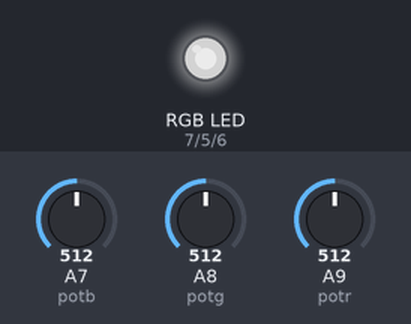
The sketch below on a simulated Arduino Mega 2560, built with avr-gcc and run on an emulated ATmega2560. Shown: an RGB LED mixed from three pins (HIGH = lit). Inputs (shaded band) come from the test bench; at power-on: A7 (potb) = 512, A8 (potg) = 512, A9 (potr) = 512. Dim RGB values are drawn brighter than linear.

Above: at 1.2 s.
1.3 s: A7 (potb) set to 716
At 1.9 s:
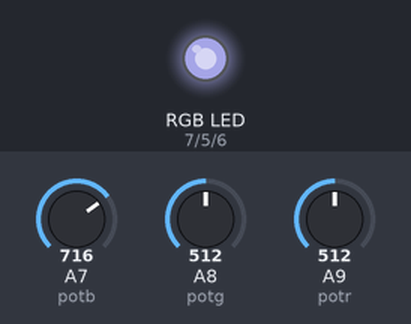
2.8 s: A8 (potg) set to 716
At 4.0 s:
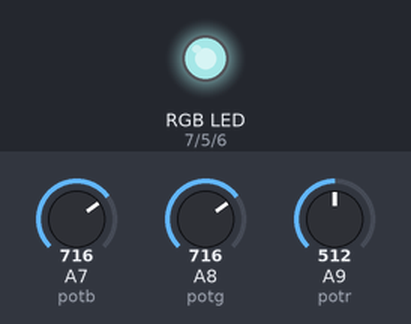
4.3 s: A9 (potr) set to 716
At 5.4 s:
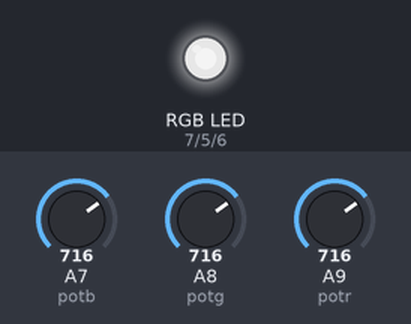
5.8 s: A7 (potb) set to 900
At 6.5 s:
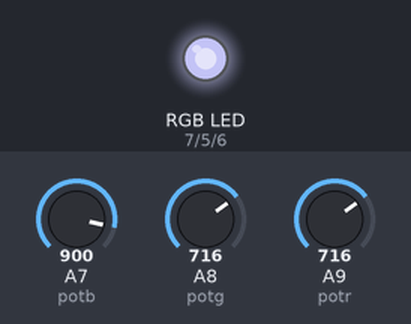
7.3 s: A8 (potg) set to 900
At 7.7 s:
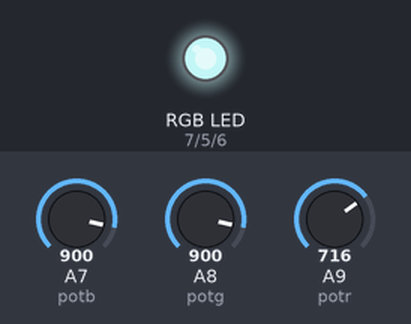
8.8 s: A9 (potr) set to 900
At 10.0 s:
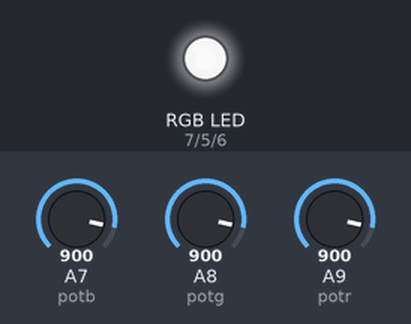
Timing chart, 0 to 11.3 s (numbered marks = the images above; inputs shaded):
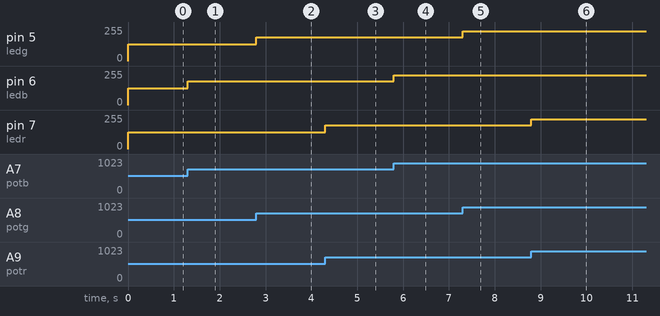

The sketch:

Ex46.ino
```cpp
/* Programa: Led RGB controlado por potenciômetros
 * Arduino : MEGA
 * Data    : 03/10/2019
 * Autor   : Rahul M. Juliato
 */

int potr = A9;
int potg = A8;
int potb = A7;

int ledr = 7;
int ledg = 5;
int ledb = 6;

int leiturar = 0;
int leiturag = 0;
int leiturab = 0;

int saidar = 0;
int saidag = 0;
int saidab = 0;

void setup(){

  pinMode(ledr, OUTPUT);
  pinMode(ledg, OUTPUT);
  pinMode(ledb, OUTPUT);

}

void loop() {

  leiturar = analogRead(potr);
  leiturag = analogRead(potg);
  leiturab = analogRead(potb);

  saidar = map(leiturar, 0, 1023, 0, 255);
  saidag = map(leiturag, 0, 1023, 0, 255);
  saidab = map(leiturab, 0, 1023, 0, 255);

  analogWrite(ledr, saidar);
  analogWrite(ledg, saidag);
  analogWrite(ledb, saidab);

}
```

Measured:
- after the input at 1.3 s, pin 6 (ledb): 127/255 → 178/255 at once
- after the input at 2.8 s, pin 5 (ledg): 127/255 → 178/255 at once
- after the input at 4.3 s, pin 7 (ledr): 127/255 → 178/255 at once
- after the input at 5.8 s, pin 6 (ledb): 178/255 → 224/255 at once
- after the input at 7.3 s, pin 5 (ledg): 178/255 → 224/255 at once
- after the input at 8.8 s, pin 7 (ledr): 178/255 → 224/255 at once
